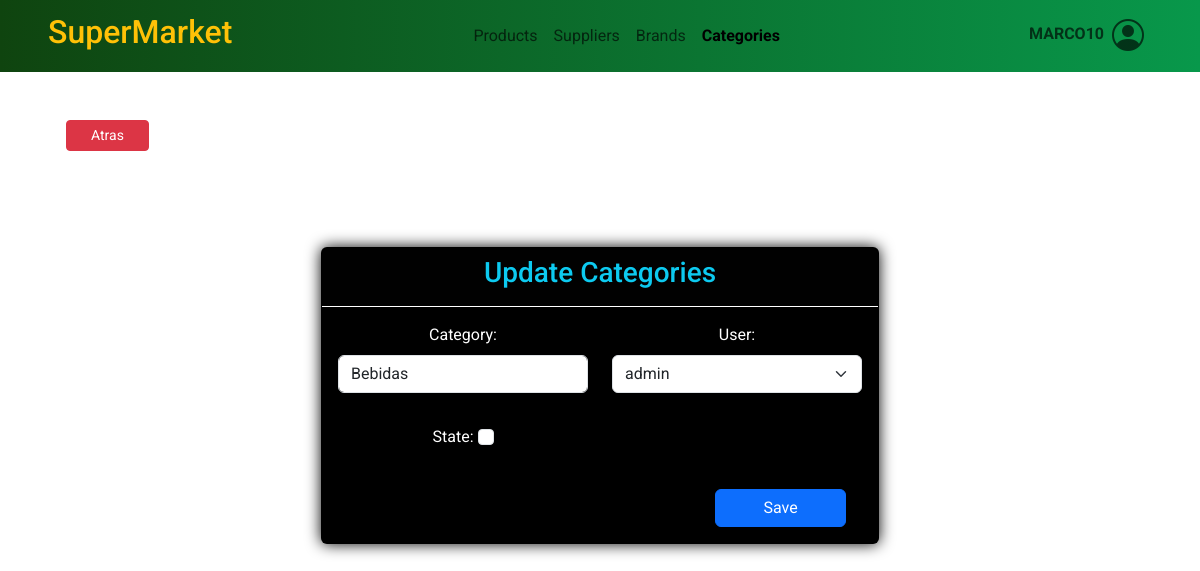
The app's page /categories/update_category/1/ (signed in) with its own data.
### ventas/models.py (models this page shows, shortened)
class Company(models.Model):
    business_name = models.CharField(max_length=100)
    ruc = models.BigIntegerField(unique=True)  # BigIntegerField si el RUC puede ser un número grande

class Category(models.Model):
    description = models.CharField(verbose_name='Categoria',max_length=100, validators=[letters_only_validator])
    user = models.ForeignKey(User,on_delete=models.CASCADE)
    created = models.DateTimeField(auto_now_add=True)
    updated = models.DateTimeField(auto_now=True)
    state = models.BooleanField('Activo', default = True)
    class Meta:
        verbose_name = 'Categoria'
        verbose_name_plural = 'Categorias'
        ordering = ['description']
        indexes = [models.Index(fields=['description']),]

### ventas/views.py (the view)
# urls.py: path('categories/update_category/<int:category_id>/', views.update_category, name='update_category'),
@login_required
def update_category(request, category_id):
    company = Company.objects.first()
    category = get_object_or_404(Category, pk=category_id)
    users = User.objects.all()
    if request.method == 'POST':
        form = CategoryForm(request.POST, instance=category)
        if form.is_valid():
            description = form.cleaned_data.get('description')
            if Category.objects.filter(description=description).exclude(pk=category_id).exists():
                form.add_error('description', 'La marca con esta descripción ya existe.')
            else:
                form.save()
                return redirect('ventas:categories')
        return render(request, 'ventas/categories/update_category.html', {
            'form': CategoryForm(),
            'error_message': form.errors,
            'title1': "Categories",
            'title2': "Update Categories",
            'category': category,
            'company': company,
            'users': users,
        })
    else:
        form = CategoryForm(instance=category)
        data = {
            'form': form,
            "title1": "Categories",
            "title2": "Update Categories",
            'category': category,
            'company': company,
            'users': users,
        }
        return render(request, 'ventas/categories/update_category.html', data)

### ventas/forms.py
class CategoryForm(ModelForm):
    class Meta:
        model = Category
        fields = ['description', 'user', 'state']

### templates/ventas/categories/update_category.html (shortened to what this page needs)
{% extends 'base.html' %}
{% block content %}
<div class="container mt-5">
    <div class="mx-4">
        <a class="btn btn-danger btn-sm px-4" href="{% url 'ventas:categories' %}">Atras</a>
    </div>
    <div class="row">
        <div class="col mt-5 pt-5">
            <div class="card text-center bg-black w-50 mx-auto">
                <div class="card-header text-info border-white">
                    <h3>{{ title2 }}</h3>
                </div>
                <div class="card-body text-white">
                    <form method="POST" id="BrandForm">
                        <div class="row">
                            <div class="col-sm-6 mb-3">
                                <label for="id_description" class="form-label">Category:</label>
                                <input type="text" name="description" class="form-control" value="{{ category.description }}" required id="id_description">
                            </div>
                            <div class="col-sm-6 mb-3">
                                <label for="id_user" class="form-label">User:</label>
                                <select name="user" class="form-select" required id="id_user">
                                    {% for user in users %}
                                    <option value="{{ user.id }}" {% if category.user_id == user.id %}selected{% endif %}>{{ user.username }}</option>
                                    {% endfor %}
                                </select>
                            </div>
                            <div class="col-sm-6 my-3">
                                <label for="id_state" class="form-label">State:</label>
                                <input type="checkbox" name="state" class="form-check-input" id="id_state" {% if category.state %}checked{% endif %}>
                            </div>
                            <div class="col-12 text-end border-white mt-3">
                                <button type="submit" class="btn btn-primary w-25 mx-3">Save</button>
                            </div>
                        </div>
                    </form>
                </div>
            </div>
        </div>
    </div>
</div>
{% endblock %}

### templates/base.html (shortened to what this page needs)
<!doctype html>
<html lang="en">
<head>
    {% load static %}
    <link href="https://cdn.jsdelivr.net/npm/bootstrap@5.3.3/dist/css/bootstrap.min.css" rel="stylesheet"
>
    <link rel="stylesheet" href="https://cdn.jsdelivr.net/npm/bootstrap-icons@1.10.5/font/bootstrap-icons.css">
    <link rel="stylesheet" type="text/css" href="{% static 'css/main.css' %}">
</head>
<body class="fondo1">
    <header id="header">
        <nav class="navbar navbar-expand-lg  sticky-top justify-content-between" id="nav">
            <a href="#" class="navbar-brand mx-5">
                <h2 class="text-warning">{{ company.business_name }}</h2>
            </a>
            <div class="collapse navbar-collapse flex-grow-0 mx-5" id="contenido-nav">
                <ul class="navbar-nav">
                    <li class="nav-item">
                        <a href="{% url 'ventas:products' %}"
                            class="nav-link {% if '/products/' in request.path %}active fw-bold{% endif %}">
                            Products
                        </a>
                    </li>
                    <li class="nav-item">
                        <a href="{% url 'ventas:suppliers' %}"
                            class="nav-link {% if '/suppliers/' in request.path %}active fw-bold{% endif %}">
                            Suppliers
                        </a>
                    </li>
                    <li class="nav-item">
                        <a href="{% url 'ventas:brands' %}"
                            class="nav-link {% if '/brands/' in request.path %}active fw-bold{% endif %}">
                            Brands
                        </a>
                    </li>
                    <li class="nav-item">
                        <a href="{% url 'ventas:categories' %}"
                            class="nav-link {% if '/categories/' in request.path %}active fw-bold{% endif %}">
                            Categories
                        </a>
                    </li>
                </ul>
            </div>
            <div class="collapse navbar-collapse flex-grow-0 mx-5" id="contenido-nav">
                <ul class="navbar-nav">
                    <li class="nav-item dropdown">
                        <div class="btn-group">
                            <a href="#" class="nav-link dropdown fs-3 d-flex align-items-center" id="btn-dropdown-informacion"
                                data-bs-toggle="dropdown" aria-haspopup="true" aria-expanded="true">
                                <div class="d-flex flex-column me-2 fw-bolder">
                                    {% if user.is_authenticated %}
                                    <span class="fs-6">{{ user.username.upper }}</span>
                                    {% else %}
                                    <span>Guest</span>
                                    {% endif %}
                                </div>
                                <i class="bi bi-person-circle"></i>
                            </a>
                        </div>
                    </li>
                </ul>
            </div>
        </nav>
    </header>
    <main id="content">
        {% block content %}{% endblock content %}
    </main>
</body>
</html>

### static/css/main.css (style rules this page uses)
body { font-family: 'Roboto', sans-serif; margin: 0; padding: 0; background-color: #f8f8f8; color: #333333; }
#nav { background: linear-gradient(to right, #0f440f, #08984b); }
.card { box-shadow: 0 0 15px 0 black; }
.nav-link.dropdown { display: flex; align-items: center; padding: 0; }
.nav-link.dropdown .bi-person-circle { font-size: 2rem; }
.nav-link.dropdown .flex-column { display: flex; flex-direction: column; align-items: flex-start; margin-top: -4px; }
.fondo1 { background: url('https://images.unsplash.com/photo-1528733918455-5a59687cedf0?crop=entropy&cs=tinysrgb&fit=crop&fm=jpg&h=900&ixid=MnwxfDB8MXxyYW5kb218MHx8c3VwZXJtYXJrZXR8fHx8fHwxNzE3MTM0ODc3&ixlib=rb-4.0.3&q=80&utm_campaign=api-credit&utm_medium=referral&utm_source=unsplash_source&w=1600') no-repeat center center; background-size: cover; }

### records on screen
Company: business_name "SuperMarket"
Category: description "Bebidas", user "admin"

### other values on screen
{{ user.username.upper }} "MARCO10"
{{ title2 }} "Update Categories"
